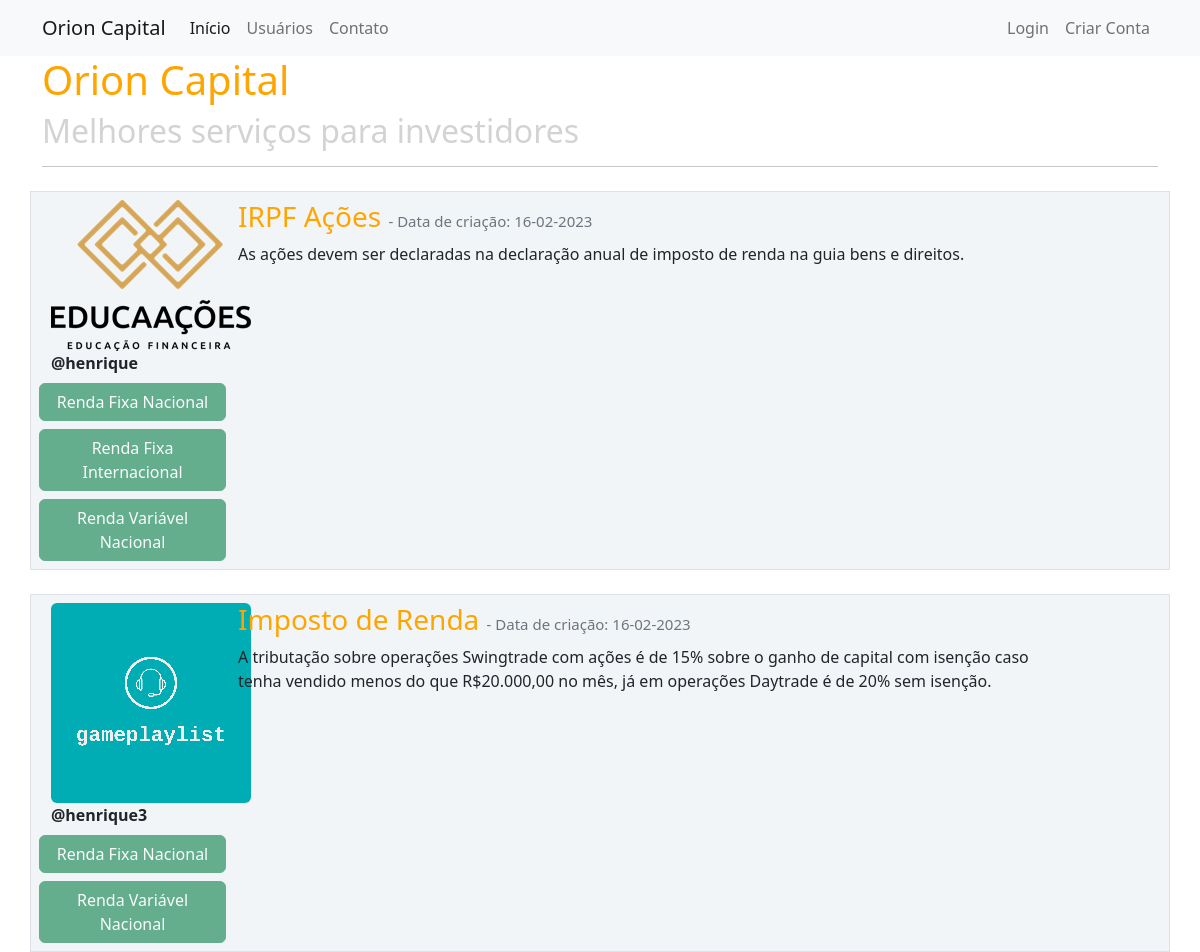
The page / on the database its author committed.
### orion/models.py (models this page shows, shortened)
class Post(database.Model):
  id = database.Column(database.Integer, primary_key=True)
  titulo = database.Column(database.String, nullable=False)
  corpo = database.Column(database.Text, nullable=False)
  data_criacao = database.Column(database.DateTime, nullable=False, default=datetime.utcnow) #passar a função 'datetime.utcnow' como parâmetro  para o default sem os '()' para que execute toda a vez que o usuário criar um post
  id_usuario = database.Column(database.Integer, database.ForeignKey('usuario.id'), nullable=False) #o parâmetro 'usuario.id' cujo o 'usuario' é o nome da classe deve sempre estar em letra minúscula e o database.ForeignKey('usuario.id) deve ocupar a 2ª posição nos parâmetro

class Usuario(database.Model, UserMixin):
  id = database.Column(database.Integer, primary_key=True)
  username = database.Column(database.String, nullable=False)
  email = database.Column(database.String, nullable=False, unique=True)
  senha = database.Column(database.String, nullable=False)
  foto_perfil = database.Column(database.String, default='default.jpg')
  posts = database.relationship('Post', backref='autor', lazy=True)
  classes_ativos = database.Column(database.String, nullable=False, default="Não Informado")

### orion/routes.py (the view)
@app.route("/")
def home():
    posts = Post.query.order_by(Post.id.desc()).all()
    return render_template('home.html', posts=posts)

### orion/templates/home.html
{% extends 'base.html' %}
{% block body %}
    <div>
        <h1 style="color:orange">Orion Capital</h1>
        <h2 style="color:lightgray">Melhores serviços para investidores</h2>
        <hr>
        {% for post in posts %}
        <div class="row border mt-4 p-2 meupost">
            <div class="col-2">
                <div class="image pe-2">
                    <img src="{{ url_for('static', filename='fotos_perfil/{}'.format(post.autor.foto_perfil)) }}" class="rounded" width="200">
                </div>
                <strong class="">@{{ post.autor.username }}</strong>
                <div class="row justify-content-center text-center">
                    {% for classe in post.autor.classes_ativos.split(';') %}
                        <button type="button" class="btn btn-success mt-2" disabled>{{ classe }}</button>
                    {% endfor %}
                </div>
            </div>
            <div class="col-9">
                    <h3>
                        <a style="text-decoration:none;color:orange" href="{{ url_for('exibir_post', post_id=post.id) }}">
                            {{ post.titulo }}
                        </a>
                        <small class="text-muted" style="font-size: 15px">
                             - Data de criação: {{ post.data_criacao.strftime('%d-%m-%Y') }}
                        </small>
                    </h3>
                <p>{{ post.corpo }}</p>
            </div>
        </div>
        {% endfor %}
    </div>
{% endblock %}

### orion/static/main.css (style rules this page uses)
.meupost { background-color: #F2F5F8; }

### rows shown on the page
Post: foto_perfil (picture), autor.username "henrique", classe "Renda Fixa Nacional" "Renda Fixa Internacional" "Renda Variável Nacional", titulo "IRPF Ações", data_criacao "16-02-2023", corpo "As ações devem ser declaradas na declaração anual de imposto de renda na guia bens e direitos."
Post: foto_perfil (picture), autor.username "henrique3", classe "Renda Fixa Nacional" "Renda Variável Nacional", titulo "Imposto de Renda", data_criacao "16-02-2023", corpo "A tributação sobre operações Swingtrade com ações é de 15% sobre o ganho de capital com isenção caso tenha vendido menos do que R$20.000,00 no mês, já em operações Daytrade é de 20% sem isenção."
